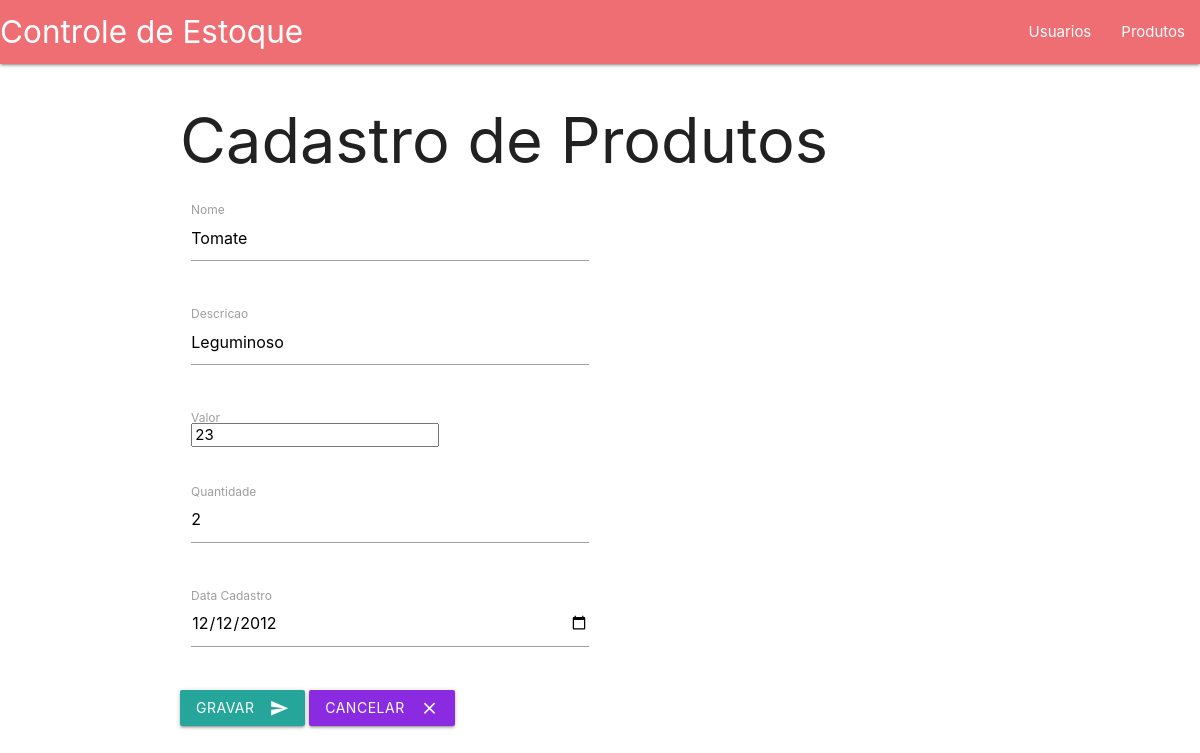
Page /produto/edit/1 on the committed database.
### tables this page shows
CREATE TABLE IF NOT EXISTS produto (
  idProduto smallINT(11) NOT NULL auto_increment,
  nome VARCHAR(45) NOT NULL,
  descricao VARCHAR(70) NOT NULL,
  valor INTEGER NOT NULL,
  quantidade VARCHAR(45) NOT NULL,
   
  data_cadastro DATE NOT NULL,
  PRIMARY KEY (idProduto)
);

### application/controllers/Produto.php (called while the page is built, shortened)
<?php
class Produto extends CI_Controller{
    public function __construct(){
    $this->load->model('ProdutoModel');
    }
    public function edit($id){
        $dados['produto'] = $this->ProdutoModel->show($id);
        $this->load->view('formulario_produto', $dados);
    }
}
?>

### index.php (called while the page is built, shortened)
<?php
require_once BASEPATH.'core/CodeIgniter.php';

### application/models/ProdutoModel.php (called while the page is built, shortened)
<?php
class ProdutoModel extends CI_Model{
    public function show($id){
        return $this->db->get_where("produto", array(
            "idProduto" => $id
        ))->row_array();
    }
}
?>

### application/views/formulario_produto.php (the view, shortened to what this page needs)
?><!DOCTYPE html>
<html>
    <head>
        <link rel="stylesheet" href="https://cdnjs.cloudflare.com/ajax/libs/materialize/1.0.0/css/materialize.min.css">
    </head>
    <body>
    <nav>
    <div class="nav-wrapper">
      <a href="#!" class="brand-logo">Controle de Estoque</a>
      <ul class="right hide-on-med-and-down">
      <li><a href="<?=base_url('usuario')?>">Usuarios</a></li>
         <li><a href="<?=base_url('produto')?>">Produtos</a></li>
      </ul>
    </div>
  </nav>
  <div class='container'>
  <h1> Cadastro de Produtos</h1>
  <?php if(isset($produto)) : ?>
    <form action="<?= base_url()?>produto/update/<?= $produto['idProduto'] ?>" method="post">
  <?php else : ?>
    <form action="<?= base_url()?>produto/store" method="post">
  <?php endif; ?>
<div class="row">
    <div class="input-field col s6">
      <input id="nome" type="text" name="nome" class="validate" required value="<?= isset($produto) ? $produto['nome'] : "" ?>">
      <label class="active" for="nome">Nome</label>
    </div>
  </div>
  <div class="row">
    <div class="input-field col s6">
      <input  id="descricao" type="text" name="descricao" class="validate" required value="<?= isset($produto) ? $produto['descricao'] : "" ?>">
      <label class="active" for="descricao">Descricao</label>
    </div>
  </div>
  <div class="row">
    <div class="input-field col s6">
      <input  id="valor" type="numeric" name="valor" class="validate" required value="<?= isset($produto) ? $produto['valor'] : "" ?>">
      <label class="active" for="valor">Valor</label>
    </div>
  </div>
  <div class="row">
    <div class="input-field col s6">
      <input  id="quantidade" type="text" name="quantidade" class="validate" required value="<?= isset($produto) ? $produto['quantidade'] : "" ?>">
      <label class="active" for="quantidade">Quantidade</label>
    </div>
  </div>
  <div class="row">
    <div class="input-field col s6">
      <input  id="data_cadastro" type="date" name="data_cadastro" class="validate" required value="<?= isset($produto) ? $produto['data_cadastro'] : "" ?>">
      <label class="active" for="data_cadastro">Data Cadastro</label>
    </div>
  </div>
  <div class="row">
  <button type="submit" class="btn waves-effect waves-light">Gravar
    <i class="material-icons right">send</i>
  </button>
  <a href="<?= base_url() ?>produto" class="btn waves-effect waves-light" style="background-color:blueviolet;"> Cancelar
    <i class="material-icons right">clear</i></a>
  </div>
</form>
  </div>
    </body>
</html>

### rows in the picture
produto: nome "Tomate", descricao "Leguminoso", valor "23", quantidade "2", data_cadastro "12/12/2012"
